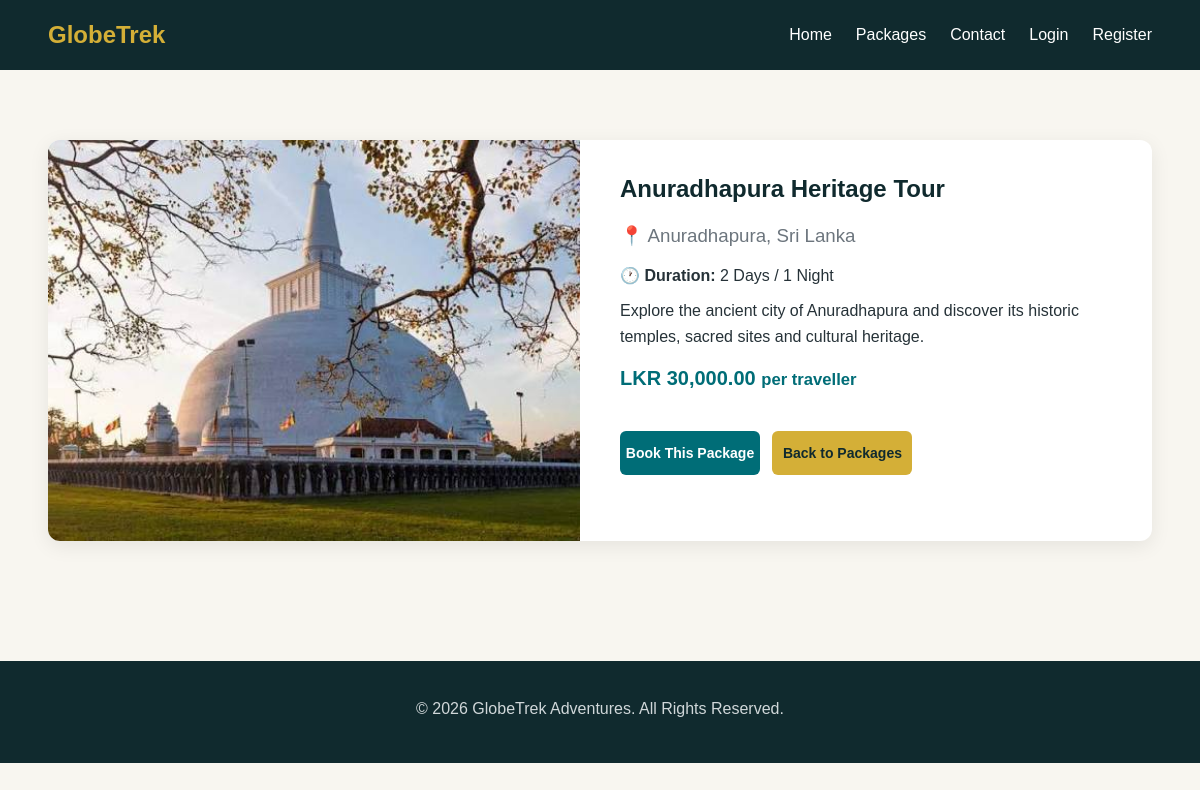
/globetrek/package-details.php?id=7, run on the app's committed database.
### tables this page shows
CREATE TABLE `packages` (
  `id` int(11) NOT NULL,
  `title` varchar(150) NOT NULL,
  `destination` varchar(100) NOT NULL,
  `description` text NOT NULL,
  `price` decimal(10,2) NOT NULL,
  `duration` varchar(50) NOT NULL,
  `image` varchar(255) DEFAULT NULL,
  `created_by` int(11) DEFAULT NULL,
  `created_at` timestamp NOT NULL DEFAULT current_timestamp()
);

### globetrek/package-details.php (the view, shortened to what this page needs)
<?php
require_once "config/database.php";
$id = (int) $_GET['id'];
$stmt = $pdo->prepare("SELECT * FROM packages WHERE id = ?");
$stmt->execute([$id]);
$package = $stmt->fetch(PDO::FETCH_ASSOC);
?>
<!DOCTYPE html>
<html lang="en">
<head>
    <link rel="stylesheet" href="css/style.css">
</head>
<body>
<nav class="navbar">
    <div class="container navbar-content">
        <a href="index.php" class="logo">
            GlobeTrek
        </a>
        <ul class="nav-links">
            <li>
                <a href="index.php">Home</a>
            </li>
            <li>
                <a href="packages.php">Packages</a>
            </li>
            <li>
                <a href="contact.php">Contact</a>
            </li>
            <li>
                <a href="login.php">Login</a>
            </li>
            <li>
                <a href="register.php">Register</a>
            </li>
        </ul>
    </div>
</nav>
<section class="section">
    <div class="container">
        <div class="package-details">
            <?php if (!empty($package['image'])): ?>
                <img
                    src="images/<?php echo htmlspecialchars($package['image']); ?>"
                    alt="<?php echo htmlspecialchars($package['title']); ?>"
                >
            <?php endif; ?>
            <div class="package-details-content">
                <h1>
                    <?php echo htmlspecialchars($package['title']); ?>
                </h1>
                <h3>
                    📍 <?php echo htmlspecialchars($package['destination']); ?>
                </h3>
                <p>
                    🕐
                    <strong>Duration:</strong>
                    <?php echo htmlspecialchars($package['duration']); ?>
                </p>
                <p>
                    <?php echo nl2br(htmlspecialchars($package['description'])); ?>
                </p>
                <div class="package-price">
                    LKR
                    <?php echo number_format($package['price'], 2); ?>
                    <small>per traveller</small>
                </div>
                <br>
                <a
                    href="booking.php?package_id=<?php echo $package['id']; ?>"
                    class="btn btn-primary"
                >
                    Book This Package
                </a>
                <a
                    href="packages.php"
                    class="btn btn-secondary"
                >
                    Back to Packages
                </a>
            </div>
        </div>
    </div>
</section>
<footer class="footer">
    <div class="container">
        <p>
            &copy; <?php echo date("Y"); ?>
            GlobeTrek Adventures.
            All Rights Reserved.
        </p>
    </div>
</footer>
</body>
</html>

### globetrek/css/style.css (style rules this page uses)
:root { --primary: #006d77; --primary-dark: #004f55; --secondary: #d4af37; --dark: #102a2e; --light: #f8f6f0; --white: #ffffff; --text: #263238; --muted: #6c757d; --border: #e0e0e0; --success: #2e7d32; --danger: #c62828; }
* { margin: 0; padding: 0; box-sizing: border-box; }
html { scroll-behavior: smooth; }
body { font-family: Arial, Helvetica, sans-serif; background: var(--light); color: var(--text); line-height: 1.6; }
a { text-decoration: none; color: inherit; }
img { max-width: 100%; display: block; }
.container { width: min(1120px, 92%); margin: 0 auto; }
.navbar { background: var(--dark); color: var(--white); padding: 16px 0; position: sticky; top: 0; z-index: 1000; }
.navbar-content { display: flex; justify-content: space-between; align-items: center; }
.logo { font-size: 24px; font-weight: bold; color: var(--secondary); }
.nav-links { display: flex; gap: 24px; list-style: none; }
.nav-links a { color: var(--white); transition: 0.3s; }
.btn { display: inline-flex; align-items: center; justify-content: center; width: 140px; height: 44px; min-width: 140px; min-height: 44px; padding: 0; margin: 0 8px 5px 0; border: none; border-radius: 6px; box-sizing: border-box; font-family: Arial, Helvetica, sans-serif; font-size: 14px; font-weight: bold; line-height: 1; text-align: center; text-decoration: none; cursor: pointer; vertical-align: middle; appearance: none; -webkit-appearance: none; transition: 0.3s; }
.btn-primary { background: var(--primary); color: var(--white); }
.btn-secondary { background: var(--secondary); color: var(--dark); }
.section { padding: 70px 0; }
.package-price { color: var(--primary); font-size: 20px; font-weight: bold; margin: 12px 0; }
.package-details { display: grid; grid-template-columns: 1fr 1fr; gap: 40px; align-items: start; background: var(--white); border-radius: 12px; overflow: hidden; box-shadow: 0 5px 20px rgba(0, 0, 0, 0.08); }
.package-details img { width: 100%; height: 100%; object-fit: cover; }
.package-details-content { padding: 30px 30px 30px 0; }
.package-details-content h1 { color: var(--dark); margin-bottom: 12px; }
.package-details-content h3 { color: var(--muted); font-weight: normal; margin-bottom: 12px; }
.package-details-content > p { margin-bottom: 10px; }
.footer { background: var(--dark); color: var(--white); padding: 35px 0; margin-top: 50px; text-align: center; }
.footer p { color: #d0d7d9; margin-bottom: 6px; }

### data on the page
packages: image (picture), title "Anuradhapura Heritage Tour", destination "Anuradhapura, Sri Lanka", duration "2 Days / 1 Night", description "Explore the ancient city of Anuradhapura and discover its historic temples, sacred sites and cultural heritage.", price "30,000.00"
